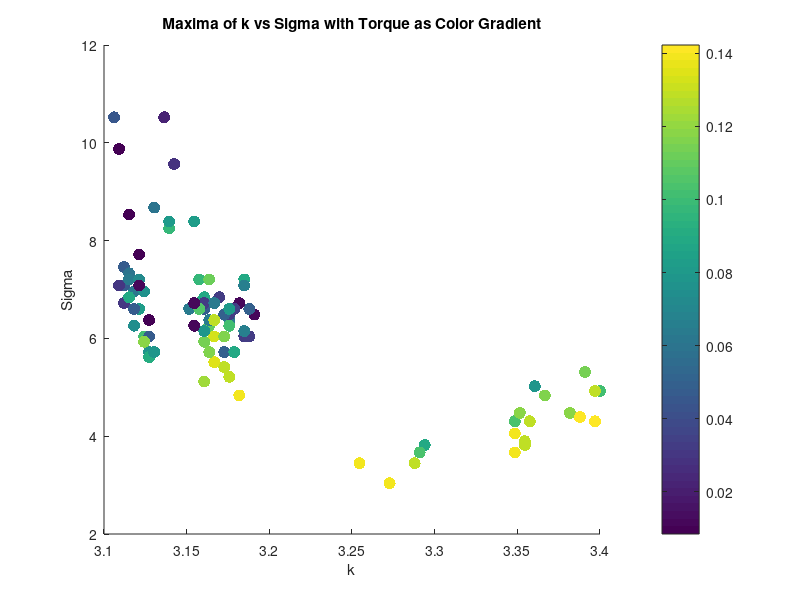

Reproduce this figure in MATLAB. (Note: this script raises an error after producing the figure.)
clear all;
close all;


%% Torque Analysis
load('maxima_data.mat');
maxima_sigma = maxima_sigma.^2; % Square the sigma values for analysis
scatter(maxima_k, maxima_sigma.^2, 75, torque_values, 'filled');
xlabel('k');
ylabel('Sigma');
title('Maxima of k vs Sigma with Torque as Color Gradient');
%Lable the colorbar as Torque
cbar = colorbar;
cbar.Label.String = 'Torque';
cbar.Label.FontSize = 14;
cbar.FontSize = 14;
colormap(jet); % Use a colormap that is suitable for continuous data
caxis([min(torque_values) max(torque_values)]);

% grid on;
% % K means clustering of torque into 10 clusters, taking mean of each cluster k, sigma and corr too
% [cluster_idx, cluster_centers] = kmeans(torque_values', 10);
% % Take the mean of each cluster
% torque_means = zeros(10, 1);
% torque_stds = zeros(10, 1);
% sigma_means = zeros(10, 1);
% sigma_stds = zeros(10, 1);
% k_means = zeros(10, 1);
% corr_means = zeros(10, 1);
% for i = 1:10
%     torque_means(i) = mean(torque_values(cluster_idx == i));
%     torque_stds(i) = std(torque_values(cluster_idx == i));
%     sigma_means(i) = mean(maxima_sigma(cluster_idx == i));
%     k_means(i) = mean(maxima_k(cluster_idx == i));
%     corr_means(i) = mean(maxima_corr(cluster_idx == i));
%     sigma_stds(i) = std(maxima_sigma(cluster_idx == i));
% end
% % Plot the clusters
% figure;
% scatter(k_means, sigma_means, 50, torque_means, 'filled');
% xlabel('k');
% ylabel('Sigma');
% zlabel('Torque');
% title('Clustered Maxima of k vs Sigma with Torque as Color Gradient');
% colorbar;
% grid on;
% % Ensure data is sorted for polyfit
% [sigma_sorted, sort_idx] = sort(maxima_sigma);
% torque_sorted = torque_values(sort_idx);
% % Display correlation between torque and sigma
% disp('Correlation between Torque and Sigma:');
% disp(corr(torque_sorted', sigma_sorted'));
% % Display correlation between torque and sigma^2
% disp('Correlation between Torque and Sigma^2:');
% disp(corr(torque_sorted', sigma_sorted'.^2));
% % Polyfit for sigma vs torque (order 1 and 2)
% p1_sigma = polyfit(sigma_sorted, torque_sorted, 1);
% % Calculate fitted values and normalized MSE for sigma vs torque
% fitted_torque_p1_sigma = polyval(p1_sigma, sigma_sorted);
% mse_p1_sigma = mean((torque_sorted - fitted_torque_p1_sigma).^2);
% nmse_p1_sigma = mse_p1_sigma / var(torque_sorted);
% % Display results for sigma vs torque
% disp('Sigma vs Torque:');
% disp(['Order 1 nMSE: ', num2str(nmse_p1_sigma)]);
% %display correlation between torque and sigma
% % Plot for sigma vs torque with polynomial fits (first instance)
% figure;
% scatter(sigma_sorted, torque_sorted, 50, 'filled','DisplayName', 'Data');
% hold on;
% plot(sigma_sorted, fitted_torque_p1_sigma, '-r', 'DisplayName', ...
%     ['Order 1 Fit: y = ', num2str(p1_sigma(1)), 'x + ', num2str(p1_sigma(2)), ...
%     ', nMSE = ', num2str(nmse_p1_sigma)]);
% xlabel('Sigma');
% ylabel('Torque');
% title('Sigma vs Torque with Polynomial Fits');
% grid on;

% %Plot means of sigma as bar plot with variance as error bars
% figure;
% [sorted_sigma_means,idx] = sort(sigma_means);
% sorted_sigma_stds = sigma_stds(idx);
% bar(sorted_sigma_means.^2, 'FaceColor', [0.2 0.6 0.8], 'EdgeColor', 'k', 'LineWidth', 1.5);
% % Set the x-ticks to the cluster indices
% hold on;
% errorbar(sorted_sigma_means.^2,sorted_sigma_stds, 'k.', 'LineWidth', 1.5);
% ylim([1.95 2.85]);

% xlabel('Torque Number');
% ylabel('Mean Sigma^2');

% %Same Bar plot with torque means
% figure;
% [sorted_torque_means,idx_torque] = sort(torque_means);
% bar(sorted_torque_means, 'FaceColor', [0.2 0.6 0.8], 'EdgeColor', 'k', 'LineWidth', 1.5);
% hold on;
% errorbar(sorted_torque_means, torque_stds(idx_torque), 'k.', 'LineWidth', 1.5);
% xlabel('Torque Number');
% ylabel('Mean Torque');
% title('Mean Torque for Each Cluster with Error Bars');



% % Ensure data is sorted for polyfit
% [sigma_sorted, sort_idx] = sort(sigma_means);
% torque_sorted = torque_means(sort_idx);
% %Display correlation between torque and sigma
% disp('Correlation between Torque and Sigma:');
% disp(corr(torque_sorted, sigma_sorted));
% %Display correlation between torque and sigma^2
% disp('Correlation between Torque and Sigma^2:');
% disp(corr(torque_sorted, sigma_sorted.^2));
% % Polyfit for sigma vs torque (order 1 and 2)
% p1_sigma = polyfit(sigma_sorted, torque_sorted, 1);
% p2_sigma = polyfit(sigma_sorted, torque_sorted, 2);
% % Calculate zitted values and normalized MSE for sigma vs torque
% fitted_torque_p1_sigma = polyval(p1_sigma, sigma_sorted);
% fitted_torque_p2_sigma = polyval(p2_sigma, sigma_sorted);
% mse_p1_sigma = mean((torque_sorted - fitted_torque_p1_sigma).^2);
% mse_p2_sigma = mean((torque_sorted - fitted_torque_p2_sigma).^2);
% nmse_p1_sigma = mse_p1_sigma / var(torque_sorted);
% nmse_p2_sigma = mse_p2_sigma / var(torque_sorted);
% % Display results for sigma vs torque
% disp('Sigma vs Torque:');
% disp(['Order 1 nMSE: ', num2str(nmse_p1_sigma)]);
% disp(['Order 2 nMSE: ', num2str(nmse_p2_sigma)]);
% % Plot for sigma vs torque with polynomial fits (second instance)
% figure;
% scatter(sigma_sorted, torque_sorted, 50, 'filled', 'DisplayName', 'Data');
% hold on;
% % plot(sigma_sorted, fitted_torque_p1_sigma, '-r', 'DisplayName', ...
% %     ['Order 1 Fit: y = ', num2str(p1_sigma(1)), 'x + ', num2str(p1_sigma(2)), ...
% %     ', nMSE = ', num2str(nmse_p1_sigma)]);
% % plot(sigma_sorted, fitted_torque_p2_sigma, '--g', 'DisplayName', ...
% %     ['Order 2 Fit: y = ', num2str(p2_sigma(1)), 'x^2 + ', num2str(p2_sigma(2)), ...
% %     'x + ', num2str(p2_sigma(3)), ', nMSE = ', num2str(nmse_p2_sigma)]);
% xlabel('Sigma');
% ylabel('Torque');
% title('Sigma vs Torque with Polynomial Fits');
% grid on;



% %% Diameter Analysis
% % Saved as diameter_value, k_values(max_k_idx), sigma_values(max_sigma_idx), max_val
% load('maxima_data_Diam.mat');
% figure;
% load('maxima_data.mat');
% scatter(maxima_matrix(:, 2), maxima_matrix(:, 3), 75, maxima_matrix(:, 1), 'filled');
% xlabel('k');
% ylabel('Sigma');
% title('Characteristic K and Sigma for all Diameters');
% %Lable the colorbar as Torque
% cbar = colorbar;
% cbar.Label.String = 'Diameter';
% cbar.Label.FontSize = 14;
% cbar.FontSize = 14;
% colormap(jet); % Use a colormap that is suitable for continuous data
% caxis([min(maxima_matrix(:,1)) max(maxima_matrix(:, 1))]);
% grid on;


% % K vs d
% % Ensure data is sorted for polyfit
% [k_sorted, sort_idx] = sort(maxima_matrix(:, 2));
% d_sorted = maxima_matrix(sort_idx, 1);
% % Display correlation between d and k
% disp('Correlation between Diameter and k:');
% disp(corr(d_sorted, k_sorted));

% %plot for k vs diam with polynomial fits
% figure;
% scatter(k_sorted, d_sorted, 50, 'filled', 'DisplayName', 'Data');
% grid on;
% hold on;
% p1_k = polyfit(k_sorted, d_sorted, 1);
% fitted_d_p1_k = polyval(p1_k, k_sorted);
% mse_p1_k = mean((d_sorted - fitted_d_p1_k).^2);
% nmse_p1_k = mse_p1_k / var(d_sorted);
% disp('Diameter vs k:');
% disp(['Order 1 nMSE: ', num2str(nmse_p1_k)]);
% % plot(k_sorted, fitted_d_p1_k, '-r', 'DisplayName', ...
% %     ['Order 1 Fit: y = ', num2str(p1_k(1)), 'x + ', num2str(p1_k(2)), ...
% %     ', nMSE = ', num2str(nmse_p1_k)]);
% xlabel('k');
% ylabel('Diameter');
% title('k vs Diameter with Polynomial Fits');


% % Compute mean and std of sigma for each unique diameter
% unique_diameters = unique(maxima_matrix(:, 1));
% sigma_means_diameter = zeros(size(unique_diameters));
% sigma_stds_diameter = zeros(size(unique_diameters));

% for i = 1:length(unique_diameters)
%     sigma_values_for_diameter = maxima_matrix(maxima_matrix(:, 1) == unique_diameters(i), 3);
%     sigma_means_diameter(i) = mean(sigma_values_for_diameter);
%     sigma_stds_diameter(i) = std(sigma_values_for_diameter);
%     torque_values_for_diameter = maxima_matrix(maxima_matrix(:, 1) == unique_diameters(i), 4);
%     mean_torque_for_diameter(i) = mean(torque_values_for_diameter);
%     std_torque_for_diameter(i) = std(torque_values_for_diameter);
%     k_values_for_diameter = maxima_matrix(maxima_matrix(:, 1) == unique_diameters(i), 2);
%     mean_k_for_diameter(i) = mean(k_values_for_diameter);
%     std_k_for_diameter(i) = std(k_values_for_diameter);
% end

% %Scatter of mean k vs mean diameter
% figure;
% scatter(mean_k_for_diameter, unique_diameters, 75, 'filled', 'DisplayName', 'Data');
% xlabel('Mean k');
% ylabel('Mean Diameter');
% title('Mean k vs Mean Diameter');
% grid on;
% hold on;


% % Bar plot of mean sigma with error bars for each diameter
% figure;
% bar(unique_diameters, sigma_means_diameter, 'FaceColor', [0.2 0.6 0.8], 'EdgeColor', 'k', 'LineWidth', 1.5);
% hold on;
% errorbar(unique_diameters, sigma_means_diameter, sigma_stds_diameter, 'k.', 'LineWidth', 1.5);
% xlabel('Diameter');
% ylabel('Mean Sigma');
% title('Mean Sigma for Each Diameter with Error Bars');
% grid on;

% figure;
% % Bar plot of mean torque with error bars for each diameter
% bar(unique_diameters, mean_torque_for_diameter, 'FaceColor', [0.2 0.6 0.8], 'EdgeColor', 'k', 'LineWidth', 1.5);
% hold on;
% errorbar(unique_diameters, mean_torque_for_diameter, std_torque_for_diameter, 'k.', 'LineWidth', 1.5);
% xlabel('Diameter'); 
% ylabel('Mean Torque');
% title('Mean Torque for Each Diameter with Error Bars');
% grid on;
